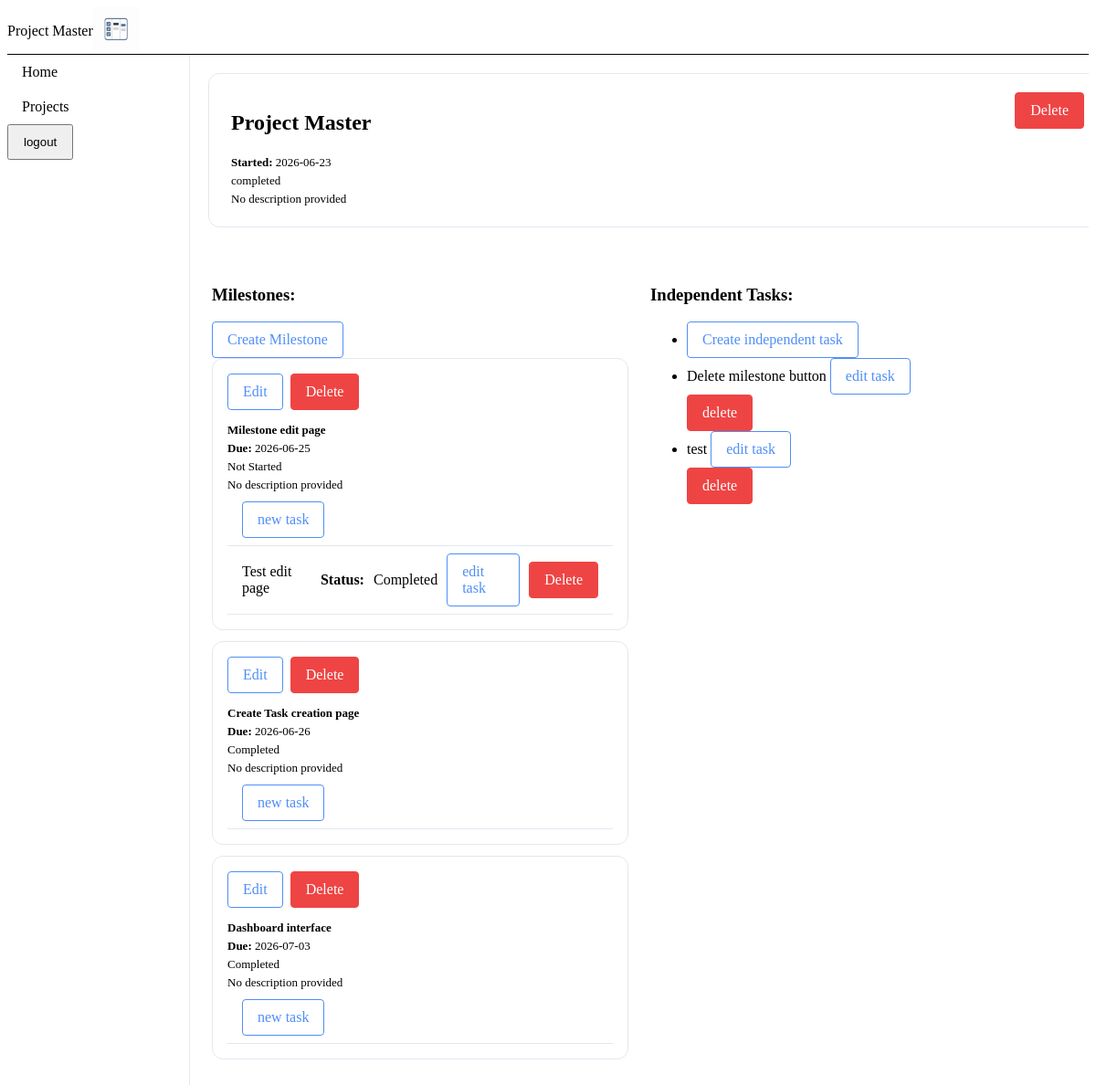
Screenshot of /project/1 (signed in) with the database file from the repository.
### models.py (models this page shows)
class Project(db.Model):
    projectId: Mapped[int] = mapped_column(primary_key=True)
    userId: Mapped[int] = mapped_column(ForeignKey('user.userId'), nullable=False)
    projectName:Mapped[str] = mapped_column(nullable=False)
    description:Mapped[str] = mapped_column(nullable=True)
    startDate: Mapped[Optional[date]] = mapped_column(Date,nullable=True)
    status: Mapped[str] = mapped_column(nullable=False)
    createdAt:Mapped[datetime] = mapped_column(default=lambda: datetime.now(timezone.utc) ,nullable=False)

class Milestone(db.Model):
    milestoneId: Mapped[int] = mapped_column(primary_key=True)
    projectId: Mapped[int] = mapped_column(ForeignKey('project.projectId'), nullable=False)
    milestoneName:Mapped[str] = mapped_column(nullable=False)
    description:Mapped[str] = mapped_column(nullable=True)
    startDate: Mapped[date] = mapped_column(Date, nullable=False)
    endDate: Mapped[date] = mapped_column(Date, nullable=False)
    status: Mapped[str] = mapped_column(nullable=False)
    createdAt:Mapped[datetime] = mapped_column(default=lambda: datetime.now(timezone.utc) ,nullable=False)

class Task(db.Model):
    taskId: Mapped[int] = mapped_column(primary_key=True)
    projectId: Mapped[int] = mapped_column(ForeignKey('project.projectId'), nullable=False)
    milestoneId: Mapped[Optional[int]] = mapped_column(ForeignKey('milestone.milestoneId'), nullable=True)
    taskName:Mapped[str] = mapped_column(nullable=False)
    description:Mapped[str] = mapped_column(nullable=True)
    dueDate: Mapped[Optional[date]] = mapped_column(Date, nullable=True)
    status: Mapped[str] = mapped_column(nullable=False)
    createdAt:Mapped[datetime] = mapped_column(default=lambda: datetime.now(timezone.utc),nullable=False)

### app.py (the view)
@app.route('/project/<int:projectId>', methods=['GET'])
@login_required
def project_detail(projectId):
    project = Project.query.filter_by(
        projectId = projectId, userId=current_user.userId
    ).first_or_404()
    milestones = Milestone.query.filter_by(projectId = projectId).all()
    tasks = Task.query.filter(
        Task.projectId == projectId, Task.milestoneId != None
    ).all()
    independentTasks = Task.query.filter_by(projectId = projectId, milestoneId=None).all()
    return render_template('project_detail.html', milestones=milestones, tasks=tasks,independentTasks=independentTasks, project=project)

### app.py (called while the page is built)
@login_manager.user_loader
def load_user(user_id):
    return User.query.get(int(user_id))

### templates/project_detail.html
{% extends "base.html" %}
{% block styles %} <link rel="stylesheet" href="{{url_for('static', filename='css/project-detail.css')}}"> {% endblock %}
{% block content %}
        <div class="project-detail-body">
          <div class="project-card-header" aria-label="current project header">
              <div class="project-card-header-left">
                <h2 class="project-title">{{ project.projectName  }}</h2>
                {% if project.startDate %}
                  <p><strong>Started:</strong> {{ project.startDate }}</p>
                {% else %}
                  <p><strong>Started:</strong> N/A</p>
                {% endif %}
                <p>{{ project.status }}</p>
                {% if project.description%}
                  <p>{{ project.description }}</p>
                {% else %}
                  <p> No description provided</p>
                {% endif %}
              </div>
            <div class="project-card-header-right">
                 <form method="POST" action="{{ url_for('delete_project',projectId = project.projectId)}}">
                  <button class="btn btn-danger" type="submit">Delete</button>
              </form>
            </div>
            </div>
              <div class="detail-body">
                <div class="milestone-column">
                  <div class="section-header" aria-label="Milestone section begins">
                    <h3 class="section-title">Milestones:</h3>
                    <a href="{{ url_for('new_milestone', projectId=project.projectId) }}" class="btn btn-secondary">Create Milestone</a>
                  </div>
                      {% if milestones %}
                        <div class="milestone-grid">
                          {% for milestone in milestones %}
                          <div class="milestone-card">
                            <div class="milestone-card-actions">
                              <a href="{{ url_for('edit_milestone', projectId=project.projectId, milestoneId=milestone.milestoneId) }}" class="btn btn-secondary">Edit</a>
                              <form method="POST" action="{{ url_for('delete_milestone', projectId=project.projectId, milestoneId = milestone.milestoneId) }}">
                                <button class="btn btn-danger" type="submit">Delete</button>
                              </form>
                            </div>
                              <p><strong>{{ milestone.milestoneName }}</strong></p>
                              <p><strong>Due:</strong> {{ milestone.endDate }}</p>
                              <p>{{ milestone.status }}</p>
                              {% if milestone.description %}
                                <p>{{ milestone.description }}</p>
                            {% else %}
                              <p> No description provided</p>
                            {% endif %}
                                <ul class="task-list">
                                  {% if tasks %}
                                    <li><a class="btn btn-secondary" href="{{ url_for('new_task', projectId = project.projectId)}}">new task</a></li>
                                    {% for task in tasks %}
                                          {% if task.milestoneId == milestone.milestoneId %}
                                          <li>{{ task.taskName }}  <strong>Status:</strong> {{ task.status }}
                                            <a class="btn btn-secondary" href="{{ url_for('edit_task', projectId=project.projectId, taskId=task.taskId)}}">edit task</a>
                                             <form method="POST" action="{{ url_for('delete_task', projectId=project.projectId, taskId=task.taskId) }}">
                                               <button type="submit" class="btn btn-danger">Delete</button>
                                             </form>
                                          </li>
                                          {% endif %}
                                    {% endfor %}
                                  {% else %}
                                    <li><a class="btn btn-secondary" href="{{ url_for('new_task', projectId = project.projectId)}}">new task</a></li>
                                  {% endif %}
                                </ul>
                          </div>
                          {% endfor %}
                        </div>
                          {% else %}
                          None
                          {% endif %}
                </div>
                             <div class="independent-task-column">
                 <h3>Independent Tasks:</h3>
                 {% if independentTasks %}
                    <ul class="independent-task-list">
                      <li><a class="btn btn-secondary" href=" {{ url_for('new_task', projectId = project.projectId) }}">Create independent task</a></li>
                      {% for task in independentTasks %}
                        <li>{{ task.taskName }} <a href="{{ url_for('edit_task', projectId=project.projectId, taskId=task.taskId)}}" class="btn btn-secondary">edit task</a>
                          <form method="POST" action="{{ url_for('delete_task', projectId=project.projectId, taskId=task.taskId) }}">
                            <button type="submit" class="btn btn-danger">delete</button>
                          </form>
                        </li>
                      {% endfor %}
                    </ul>
                  {% else %}
                    <ul class="independent-task-list">
                      <li><a class="btn btn-secondary" href=" {{ url_for('new_task', projectId = project.projectId) }}">Create independent task</a></li>
                    </ul>
                  {% endif %}
                             </div>
                        </div>
              </div>
{% endblock %}

### static/css/base.css (style rules this page uses)
* { box-sizing: border-box; }

### static/css/components.css (style rules this page uses)
.btn { display: inline-flex; align-items: center; justify-content: center; padding: 10px 16px; border: 1px solid transparent; border-radius: 4px; font: inherit; text-decoration: none; cursor: pointer; }
.btn-secondary { border-color: #4f8ef7; color: #4f8ef7; }
.btn-danger { background-color: #ef4444; color: white; border-color: #ef4444; }

### static/css/project-detail.css (style rules this page uses)
.project-card-header { width: 100%; background-color: var(--surface-1); border: 1px solid #e2e8f0; border-radius: 12px; padding: 20px 24px; display: flex; flex-direction: row; justify-content: space-between; align-items: flex-start; margin : 20px }
.project-card-header-left { display: flex; flex-direction: column; }
.project-card-header-left p { margin: 0; padding: 2px 0; font-size: 13px; color: var(--text-secondary); }
.detail-body { display: grid; grid-template-columns: 1fr 1fr; gap: 1.5rem; padding: 24px; }
.milestone-card { background-color: var(--surface-2); border: 1px solid #e2e8f0; border-radius: 12px; padding: 16px; overflow: hidden; display: flex; flex-direction: column; gap: 0; }
.milestone-card p { margin: 0; padding: 2px 0; font-size: 13px; color: var(--text-secondary); }
.milestone-card-actions { display: flex; align-items: center; gap: 8px; margin-bottom: 12px; }
.milestone-grid { display: flex; flex-direction: column; gap: 12px; }
.task-list { margin: 0; padding: 0; list-style: none; }
.task-list li { display: flex; align-items: center; gap: 10px; padding: 8px 16px; border-bottom: 0.5px solid #e2e8f0; }

### rows the page displays
Project: projectName "Project Master", startDate "2026-06-23", status "completed"
Milestone: milestoneName "Milestone edit page", endDate "2026-06-25", status "Not Started", description "No description provided"
Task: taskName "Test edit page", status "Completed"
Milestone: milestoneName "Create Task creation page", endDate "2026-06-26", status "Completed", description "No description provided"
Milestone: milestoneName "Dashboard interface", endDate "2026-07-03", status "Completed", description "No description provided"
Task: taskName "Delete milestone button"
Task: taskName "test"
